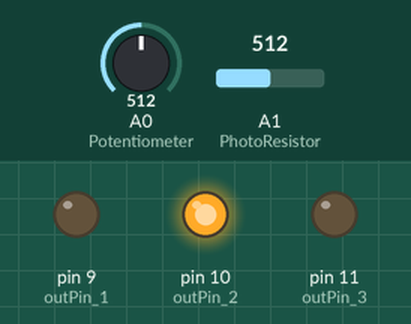
Recording of a sketch running on a simulated Arduino Uno, built with avr-gcc and run on an emulated ATmega328P. On the bench: output pins drawn as LEDs (lit = HIGH). Inputs (shaded band) come from the test bench; at power-on: A1 (PhotoResistor) = 512, A0 (Potentiometer) = 512.

Above: at 1.2 s.
1.3 s: A1 (PhotoResistor) set to 53
2.8 s: A1 (PhotoResistor) set to 46
At 3.9 s:
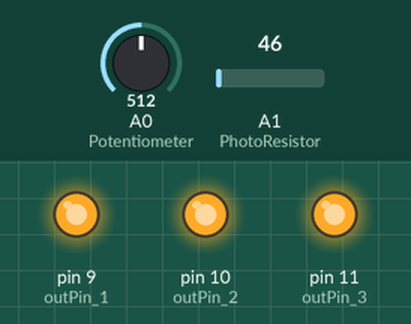
4.3 s: A0 (Potentiometer) set to 668
5.8 s: A0 (Potentiometer) set to 686
At 6.9 s:
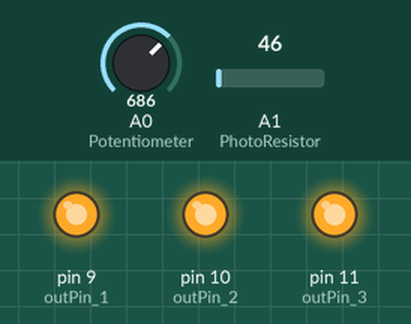
7.3 s: A1 (PhotoResistor) set to 122
At 8.1 s:
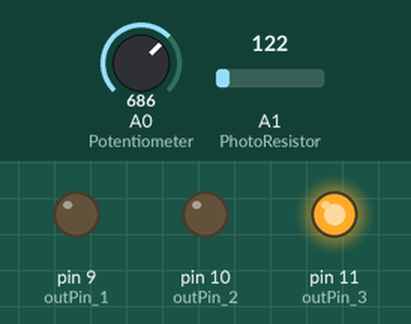
8.8 s: A0 (Potentiometer) set to 670
At 9.2 s:
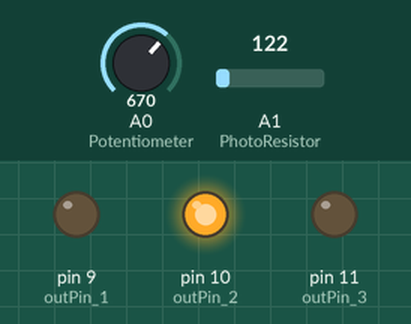
Timing chart, 0 to 11.3 s (numbered marks = the images above; inputs shaded):
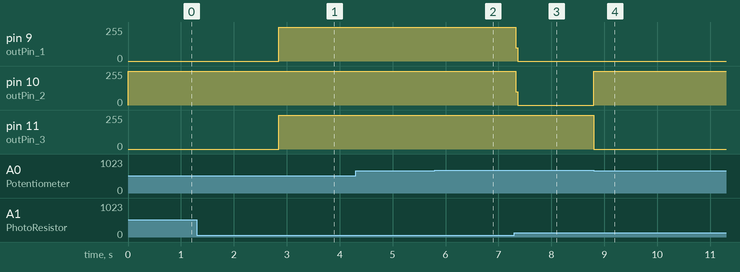

Measured:
- the behaviour switches between 50 and 49 on A1 (PhotoResistor) (found by bisection; images 0 and 1)
- after the input at 1.3 s, every drawn part: stays the same
- after the input at 2.8 s, pin 9 (outPin_1): 0/255 → 252/255 after 0.05 s; pin 11 (outPin_3): 0/255 → 254/255 after 0.05 s
- after the input at 4.3 s, every drawn part: stays the same
- after the input at 5.8 s, pin 11 (outPin_3): 254/255 → 255/255 after 0.05 s
- after the input at 7.3 s, pin 9 (outPin_1): 252/255 → 0/255 at once; pin 10 (outPin_2): 255/255 → 0/255 at once
- after the input at 8.8 s, pin 10 (outPin_2): 0/255 → 255/255 at once; pin 11 (outPin_3): 255/255 → 0/255 at once

The sketch:

TraffiicLight.ino
```cpp
//Zheki 16.06.2020

//Declaring variables for:
const int Potentiometer = A0;  //Potentiometer connected to analog A0 pin
const int PhotoResistor = A1;  //Photo resistor connected to analog A1 pin
const int outPin_1 = 9;
const int outPin_2 = 10;       //The three digital output pins to which the LEDs are conneceted
const int outPin_3 = 11;

int potValue = 0;              //Declaring the variables for the sensors' values.
int photoResValue = 0;

void setup() {
  Serial.begin(250000);        //High com rate for smoother LED glow.
}

void loop() {

  potValue = analogRead(Potentiometer);
  photoResValue = analogRead(PhotoResistor);

  if (potValue < 340) {
    analogWrite(outPin_1, 255);                 //IF conditionals to check the value of the potentiometer
  }                                             //and give the appropriate output.
  else {
    analogWrite(outPin_1, 0);
  }
  if (potValue > 340 && potValue < 680) {
    analogWrite(outPin_2, 255);
  }
  else {
    analogWrite(outPin_2, 0);
  }
  if (potValue > 680) {
    analogWrite(outPin_3, 255);
  }
  else {
    analogWrite(outPin_3, 0);
  }

  if (photoResValue < 50) {
    digitalWrite(outPin_1, HIGH);
    digitalWrite(outPin_2, HIGH);              //If conditional which checks if the photo resistor value is below a the specified threshold.
    digitalWrite(outPin_3, HIGH);
  }

  delay(2);
}
```
